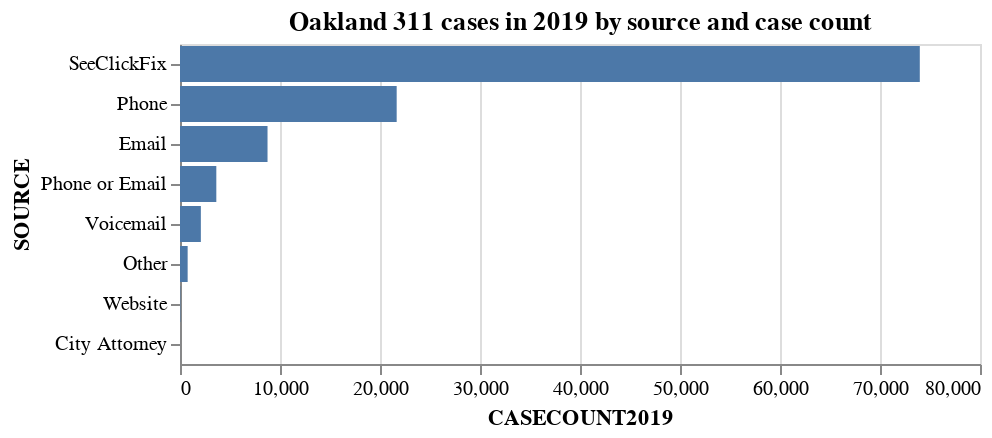

The cell this chart's notebook holds for it:
### Markdown cell above
#### Step 3: Visualizing these two new tables with Altair

### Code cell
alt.Chart(source_counts_2019).mark_bar().encode(
    x='CASECOUNT2019',
    y=alt.Y('SOURCE', sort='-x')
).properties(
    title='Oakland 311 cases in 2019 by source and case count'
)

### Figure 1 — Vega-Lite specification as saved in the notebook (floating-point values rounded to 4 significant figures)
{"config": {"view": {"continuousWidth": 400, "continuousHeight": 300}}, "data": {"name": "data-634a8997a1bb2a36c3394cc81bea17fc"}, "mark": "bar", "encoding": {"x": {"type": "quantitative", "field": "CASECOUNT2019"}, "y": {"type": "nominal", "field": "SOURCE", "sort": "-x"}}, "title": "Oakland 311 cases in 2019 by source and case count", "$schema": "https://vega.github.io/schema/vega-lite/v4.8.1.json", "datasets": {"data-634a8997a1bb2a36c3394cc81bea17fc": [{"SOURCE": "SeeClickFix", "CASECOUNT2019": 73980}, {"SOURCE": "Phone", "CASECOUNT2019": 21668}, {"SOURCE": "Email", "CASECOUNT2019": 8753}, {"SOURCE": "Phone or Email", "CASECOUNT2019": 3632}, {"SOURCE": "Voicemail", "CASECOUNT2019": 2086}, {"SOURCE": "Other", "CASECOUNT2019": 765}, {"SOURCE": "Website", "CASECOUNT2019": 41}, {"SOURCE": "City Attorney", "CASECOUNT2019": 3}]}}
